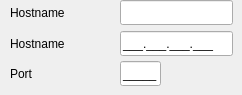
     <widget class="QWidget" name="rx3">
      <attribute name="title">
       <string>Rx 3</string>
      </attribute>
      <widget class="QLineEdit" name="lineEdit_7">
       <property name="geometry">
        <rect>
         <x>120</x>
         <y>31</y>
         <width>113</width>
         <height>25</height>
        </rect>
       </property>
       <property name="inputMask">
        <string>___.___.___.___</string>
       </property>
       <property name="maxLength">
        <number>15</number>
       </property>
      </widget>
      <widget class="QLabel" name="label_7">
       <property name="geometry">
        <rect>
         <x>10</x>
         <y>35</y>
         <width>101</width>
         <height>17</height>
        </rect>
       </property>
       <property name="text">
        <string>Hostname</string>
       </property>
      </widget>
      <widget class="QLabel" name="label_8">
       <property name="geometry">
        <rect>
         <x>10</x>
         <y>65</y>
         <width>101</width>
         <height>17</height>
        </rect>
       </property>
       <property name="text">
        <string>Port</string>
       </property>
      </widget>
      <widget class="QLineEdit" name="lineEdit_8">
       <property name="geometry">
        <rect>
         <x>120</x>
         <y>61</y>
         <width>41</width>
         <height>25</height>
        </rect>
       </property>
       <property name="inputMask">
        <string>_____</string>
       </property>
       <property name="maxLength">
        <number>5</number>
       </property>
      </widget>
      <widget class="QLabel" name="label_9">
       <property name="geometry">
        <rect>
         <x>10</x>
         <y>4</y>
         <width>101</width>
         <height>17</height>
        </rect>
       </property>
       <property name="text">
        <string>Hostname</string>
       </property>
      </widget>
      <widget class="QLineEdit" name="lineEdit_9">
       <property name="geometry">
        <rect>
         <x>120</x>
         <y>0</y>
         <width>113</width>
         <height>25</height>
        </rect>
       </property>
       <property name="inputMask">
        <string/>
       </property>
       <property name="text">
        <string/>
       </property>
       <property name="maxLength">
        <number>32767</number>
       </property>
      </widget>
     </widget>
